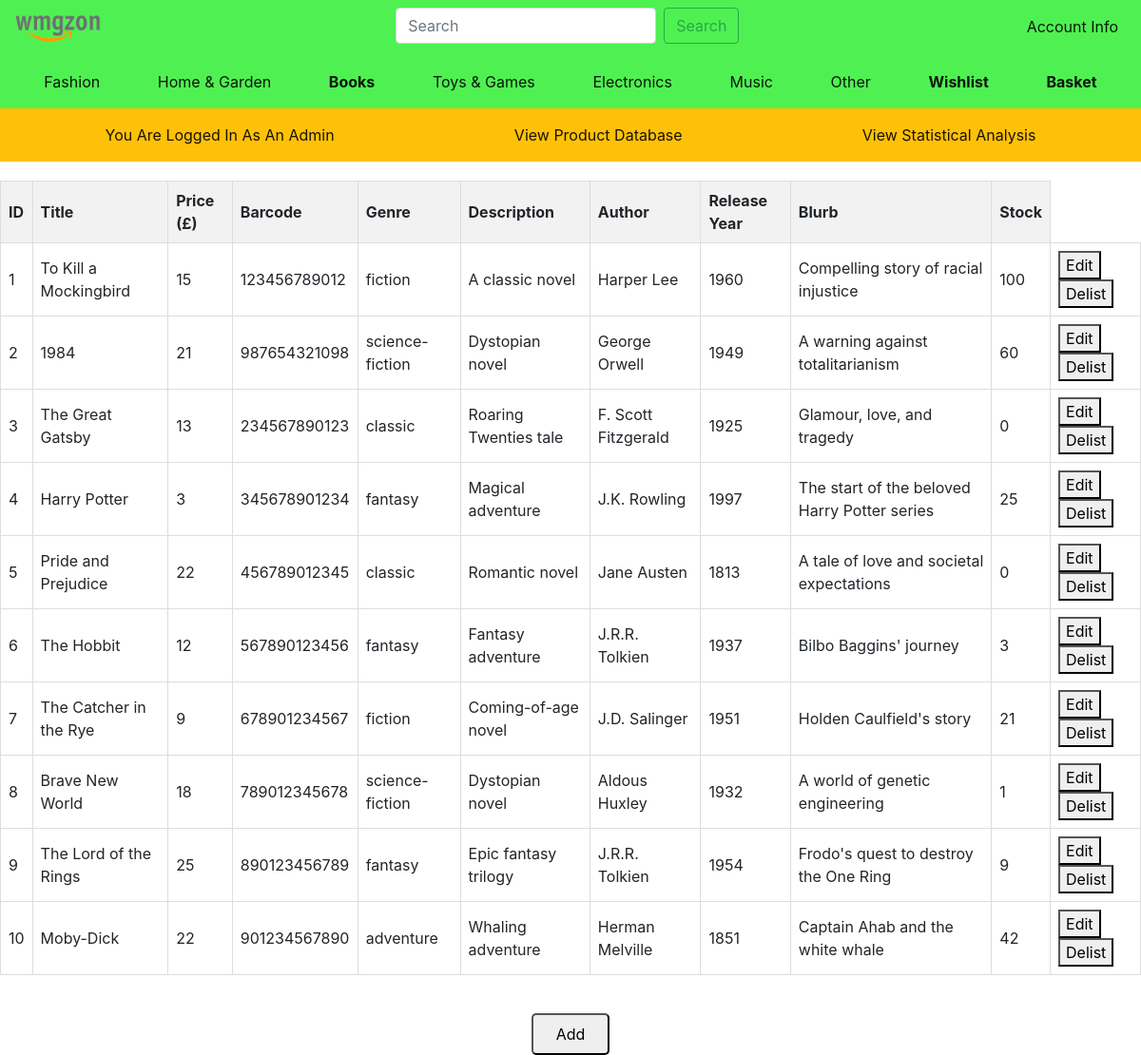
The page /admin (signed in) on the database its author committed.
### application/models.py (models this page shows, shortened)
class Book(db.Model):
    id = db.Column(db.Integer(), primary_key=True)
    title = db.Column(db.String(length=50), nullable=False, unique=True)
    price = db.Column(db.Integer(), nullable=False)
    barcode = db.Column(db.String(length=12), nullable=False, unique=True)
    description = db.Column(db.String(length=1024), nullable=False)
    author = db.Column(db.String(length=50), nullable=False)
    release_year = db.Column(db.Integer(), nullable=False)
    genre = db.Column(db.String(length=50), nullable=False)
    blurb = db.Column(db.String(length=200), nullable=False)
    stock = db.Column(db.Integer(), nullable=False)
    book_picture = db.Column(db.LargeBinary, nullable=True)
    delisted = db.Column(db.Boolean(), nullable=False, default=False)

### application/routes.py (the view, shortened to what this page needs)
@main.route('/admin', methods=['GET', 'POST'])
def admin_page():
    form = AddBookForm()
    form2 = EditBookForm()
    if request.method == 'GET':
        current_id = current_user.id
        attempted_user = User.query.filter_by(id=current_id).first()
        if attempted_user.is_admin:
            admin_or_not=True
            all_books = Book.query.all()
            return render_template('admin2.html', books=all_books, form=form, form2=form2,admin=admin_or_not)
        else:
            return redirect(url_for('books.book_page'))

### application/forms.py
class EditBookForm(FlaskForm): # Edit Listings (Admin Only)
    title = StringField(label='Title', validators=[DataRequired()])
    price = StringField(label='Price', validators=[DataRequired()])
    barcode = StringField(label='Barcode', validators=[DataRequired(), Length(min=12, max=12, message="Barcode must be 12 characters long")])
    genre = SelectField(label='Genre', choices=[('fiction', 'Fiction'), ('non-fiction', 'Non-Fiction'), ('mystery', 'Mystery'), ('science-fiction', 'Science Fiction'), ('fantasy', 'Fantasy'), ('romance', 'Romance'), ('thriller', 'Thriller'), ('biography', 'Biography'), ('history', 'History'), ('self-help', 'Self-Help')], validators=[DataRequired()])
    description2 = StringField(label='Description', validators=[DataRequired()])
    author = StringField(label='Author', validators=[DataRequired()])
    releaseYear = StringField(label='Release Year', validators=[DataRequired(), Length(min=4, max=4, message="Release year must be 4 characters long")])
    blurb = StringField(label='Blurb', validators=[DataRequired()])
    stock = StringField(label='Stock', validators=[DataRequired()])
    submit = SubmitField(label='Save Changes')

### application/models.py (called while the page is built)
@login_manager.user_loader
def load_user(user_id):
    return User.query.get(int(user_id))

### application/templates/admin2.html (shortened to what this page needs)
{% extends 'base.html' %} {% block title %} Admin {% endblock %} {% block
content %}
<table>
  <thead>
    <tr>
      <th>ID</th>
      <th>Title</th>
      <th>Price (£)</th>
      <th>Barcode</th>
      <th>Genre</th>
      <th>Description</th>
      <th>Author</th>
      <th>Release Year</th>
      <th>Blurb</th>
      <th>Stock</th>
    </tr>
  </thead>
  <tbody>
    {% for book in books %} {% if not book.delisted %}
    <tr>
      <td>{{ book.id }}</td>
      <td>{{ book.title }}</td>
      <td>{{ book.price }}</td>
      <td>{{ book.barcode }}</td>
      <td>{{ book.genre }}</td>
      <td>{{ book.description }}</td>
      <td>{{ book.author }}</td>
      <td>{{ book.release_year }}</td>
      <td>{{ book.blurb }}</td>
      <td>{{ book.stock }}</td>
      <td>
        <button
          class="edit-btn"
          data-toggle="modal"
          data-target="#editModal{{ book.id }}"
        >
          Edit
        </button>
        <form
          method="POST"
          action="{{ url_for('main.admin_page', id=book.id) }}"
          style="display: inline-block"
        >
          <button type="submit" class="delete-btn">Delist</button>
        </form>
      </td>
    </tr>
    {% endif %} {% endfor %}
  </tbody>
</table>
<div id="add-btn-div">
  <button class="add-btn" data-toggle="modal" data-target="#addModal">
    Add
  </button>
</div>
{% endblock %}

### application/templates/base.html (shortened to what this page needs)
<!DOCTYPE html>
<html lang="en">
  <head>
    <link rel="stylesheet" href="../static/book.css" />
    <link
      rel="stylesheet"
      href="https://cdn.jsdelivr.net/npm/bootstrap@4.4.1/dist/css/bootstrap.min.css"
    />
  </head>
  <body>
    <nav class="navbar navbar-expand-lg navbar-light">
      <div class="collapse navbar-collapse" id="navbarSupportedContent">
        <ul class="navbar-nav first-nav">
          <li>
            <a class="navbar-brand" href="{{ url_for('main.main_page') }}">
              <img
                src="../static/assets/wmgzon-logo.png"
                width="90"
                height="30"
                alt=""
              />
            </a>
          </li>
          <li>
            <form
              class="form-inline my-2 my-lg-0"
              action="{{ url_for('books.search_books') }}"
              method="POST"
            >
              <input
                class="form-control mr-sm-2"
                type="search"
                placeholder="Search"
                aria-label="Search"
                name="search"
              />
              <button
                class="btn btn-outline-success my-2 my-sm-0"
                type="submit"
              >
                Search
              </button>
            </form>
          </li>
          <li class="nav-item active">
            <a class="nav-link" href="{{ url_for('main.login_page') }}"
              >Account Info<span class="sr-only">(current)</span></a
            >
          </li>
        </ul>
      </div>
    </nav>
    <nav class="navbar navbar-expand-lg navbar-light">
      <div
        class="collapse navbar-collapse second-nav"
        id="navbarSupportedContent"
      >
        <ul class="navbar-nav second-nav">
          <li class="nav-item active">
            <a class="nav-link" href="#"
              >Fashion<span class="sr-only">(current)</span></a
            >
          </li>
          <li class="nav-item active">
            <a class="nav-link" href="#"
              >Home & Garden<span class="sr-only">(current)</span></a
            >
          </li>
          <li class="nav-item active">
            <a
              class="nav-link font-weight-bold"
              href="{{ url_for('books.book_page') }}"
              >Books<span class="sr-only">(current)</span></a
            >
          </li>
          <li class="nav-item active">
            <a class="nav-link" href="#"
              >Toys & Games<span class="sr-only">(current)</span></a
            >
          </li>
          <li class="nav-item active">
            <a class="nav-link" href="#"
              >Electronics<span class="sr-only">(current)</span></a
            >
          </li>
          <li class="nav-item active">
            <a class="nav-link" href="#"
              >Music<span class="sr-only">(current)</span></a
            >
          </li>
          <li class="nav-item active">
            <a class="nav-link" href="#"
              >Other<span class="sr-only">(current)</span></a
            >
          </li>
          <li class="nav-item active">
            <a
              class="nav-link font-weight-bold"
              href="{{ url_for('main.wishlist_page')}}"
              >Wishlist<span class="sr-only">(current)</span></a
            >
          </li>
          <li class="nav-item active">
            <a
              class="nav-link font-weight-bold"
              href="{{ url_for('main.basket_page')}}"
              >Basket<span class="sr-only">(current)</span></a
            >
          </li>
        </ul>
      </div>
    </nav>
    {% if admin %}
    <nav class="navbar navbar-expand-lg navbar-light bg-warning">
      <div class="collapse navbar-collapse" id="navbarSupportedContent">
        <ul class="navbar-nav second-nav">
          <li class="nav-item active">
            <a class="nav-link" href="#"
              >You Are Logged In As An Admin</a
            >
          </li>
          <li class="nav-item active">
            <a class="nav-link" href="{{ url_for('main.admin_page') }}"
              >View Product Database<span class="sr-only">(current)</span></a
            >
          </li>
          <li class="nav-item active">
            <a class="nav-link" href="{{ url_for('main.statistics_page') }}"
              >View Statistical Analysis</a
            >
          </li>
        </ul>
      </div>
    </nav>
    {% endif %}  {% block content %} {% endblock %}
  </body>
</html>

### application/static/book.css (style rules this page uses)
html, body { height: 100%; margin: 0; padding: 0; }
nav { background: #4ff152; }
.first-nav { width: 100%; display: flex; justify-content: space-between; }
.second-nav { width: 100%; display: flex; justify-content: space-around; }
table { width: 100%; border-collapse: collapse; margin-top: 20px; }
th, td { border: 1px solid #ddd; padding: 8px; text-align: left; }
th { background-color: #f2f2f2; }
#add-btn-div { display: flex; justify-content: center; margin-top: 5vh; }
.add-btn { padding: 1vh 2vw; border-radius: 5px; }
ul li, ol li { list-style: none; }

### rows shown on the page
Book: id "1", title "To Kill a Mockingbird", price "15", barcode "123456789012", genre "fiction", description "A classic novel", author "Harper Lee", release_year "1960", blurb "Compelling story of racial injustice", stock "100"
Book: id "2", title "1984", price "21", barcode "987654321098", genre "science-fiction", description "Dystopian novel", author "George Orwell", release_year "1949", blurb "A warning against totalitarianism", stock "60"
Book: id "3", title "The Great Gatsby", price "13", barcode "234567890123", genre "classic", description "Roaring Twenties tale", author "F. Scott Fitzgerald", release_year "1925", blurb "Glamour, love, and tragedy", stock "0"
Book: id "4", title "Harry Potter", price "3", barcode "345678901234", genre "fantasy", description "Magical adventure", author "J.K. Rowling", release_year "1997", blurb "The start of the beloved Harry Potter series", stock "25"
Book: id "5", title "Pride and Prejudice", price "22", barcode "456789012345", genre "classic", description "Romantic novel", author "Jane Austen", release_year "1813", blurb "A tale of love and societal expectations", stock "0"
Book: id "6", title "The Hobbit", price "12", barcode "567890123456", genre "fantasy", description "Fantasy adventure", author "J.R.R. Tolkien", release_year "1937", blurb "Bilbo Baggins' journey", stock "3"
Book: id "7", title "The Catcher in the Rye", price "9", barcode "678901234567", genre "fiction", description "Coming-of-age novel", author "J.D. Salinger", release_year "1951", blurb "Holden Caulfield's story", stock "21"
Book: id "8", title "Brave New World", price "18", barcode "789012345678", genre "science-fiction", description "Dystopian novel", author "Aldous Huxley", release_year "1932", blurb "A world of genetic engineering", stock "1"
Book: id "9", title "The Lord of the Rings", price "25", barcode "890123456789", genre "fantasy", description "Epic fantasy trilogy", author "J.R.R. Tolkien", release_year "1954", blurb "Frodo's quest to destroy the One Ring", stock "9"
Book: id "10", title "Moby-Dick", price "22", barcode "901234567890", genre "adventure", description "Whaling adventure", author "Herman Melville", release_year "1851", blurb "Captain Ahab and the white whale", stock "42"
